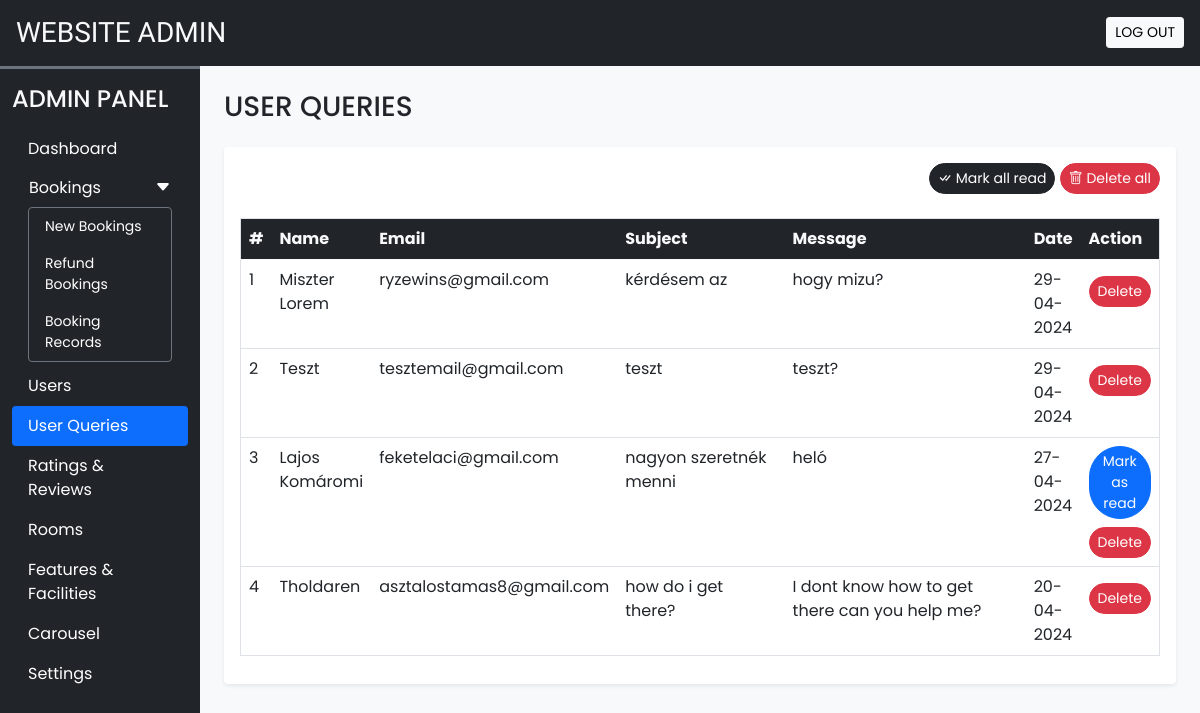
Page /admin/user_queries.php (signed in) on the committed database.
### tables this page shows
CREATE TABLE `user_queries` (
  `sr_no` int(11) NOT NULL,
  `name` varchar(50) NOT NULL,
  `email` varchar(150) NOT NULL,
  `subject` varchar(200) NOT NULL,
  `message` varchar(500) NOT NULL,
  `datentime` datetime NOT NULL DEFAULT current_timestamp(),
  `seen` tinyint(4) NOT NULL DEFAULT 0
);

### admin/user_queries.php (the view, shortened to what this page needs)
<!DOCTYPE html>
<html lang="en">
<head>
  <?php require('inc/links.php'); ?>
</head>
<body class="bg-light">
  <?php require('inc/header.php'); ?>
  <div class="container-fluid" id="main-content">
    <div class="row">
      <div class="col-lg-10 ms-auto p-4 overflow-hidden">
        <h3 class="mb-4">USER QUERIES</h3>
        <div class="card border-0 shadow-sm mb-4">
          <div class="card-body">
            <div class="text-end mb-4">
              <a href="?seen=all" class="btn btn-dark rounded-pill shadow-none btn-sm">
                <i class="bi bi-check-all"></i> Mark all read
              </a>
              <a href="?del=all" class="btn btn-danger rounded-pill shadow-none btn-sm">
                <i class="bi bi-trash"></i> Delete all
              </a>
            </div>
            <div class="table-responsive-md" style="height: 450px; overflow-y: scroll;">
              <table class="table table-hover border">
                <thead class="sticky-top">
                  <tr class="bg-dark text-light">
                    <th scope="col">#</th>
                    <th scope="col">Name</th>
                    <th scope="col">Email</th>
                    <th scope="col" width="20%">Subject</th>
                    <th scope="col" width="30%">Message</th>
                    <th scope="col">Date</th>
                    <th scope="col">Action</th>
                  </tr>
                </thead>
                <tbody>
                  <?php
                    $q = "SELECT * FROM `user_queries` ORDER BY `sr_no` DESC";
                    $data = mysqli_query($con,$q);
                    $i=1;
                    while($row = mysqli_fetch_assoc($data))
                    {
                      $date = date('d-m-Y',strtotime($row['datentime']));
                      $seen='';
                      if($row['seen']!=1){
                        $seen = "<a href='?seen=$row[sr_no]' class='btn btn-sm rounded-pill btn-primary'>Mark as read</a> <br>";
                      }
                      $seen.="<a href='?del=$row[sr_no]' class='btn btn-sm rounded-pill btn-danger mt-2'>Delete</a>";
                      echo<<<query
                        <tr>
                          <td>$i</td>
                          <td>$row[name]</td>
                          <td>$row[email]</td>
                          <td>$row[subject]</td>
                          <td>$row[message]</td>
                          <td>$date</td>
                          <td>$seen</td>
                        </tr>
                      query;
                      $i++;
                    }
                  ?>
                </tbody>
              </table>
            </div>
          </div>
        </div>
      </div>
    </div>
  </div>
</body>
</html>

### admin/css/common.css (style rules this page uses)
:root { --teal: #2ec1ac; --teal_hover: #279e8c; }
* { font-family: 'Poppins', sans-serif; }

### rows in the picture
user_queries: name "Miszter Lorem", email "ryzewins@gmail.com", subject "kérdésem az", message "hogy mizu?", datentime "29-04-2024"
user_queries: name "Teszt", email "tesztemail@gmail.com", subject "teszt", message "teszt?", datentime "29-04-2024"
user_queries: name "Lajos Komáromi", email "feketelaci@gmail.com", subject "nagyon szeretnék menni", message "heló", datentime "27-04-2024"
user_queries: name "Tholdaren", email "asztalostamas8@gmail.com", subject "how do i get there?", message "I dont know how to get there can you help me?", datentime "20-04-2024"
